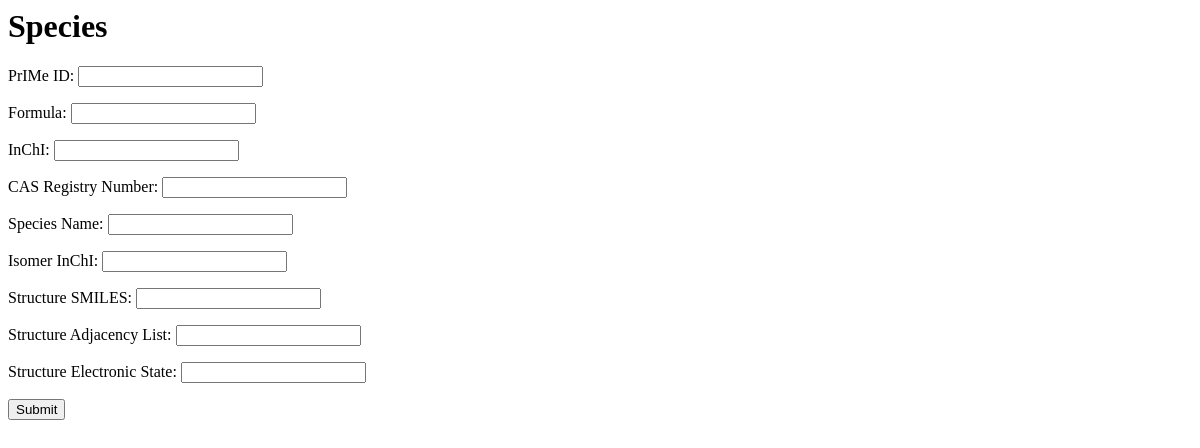
The app's page /species_search/, older data.
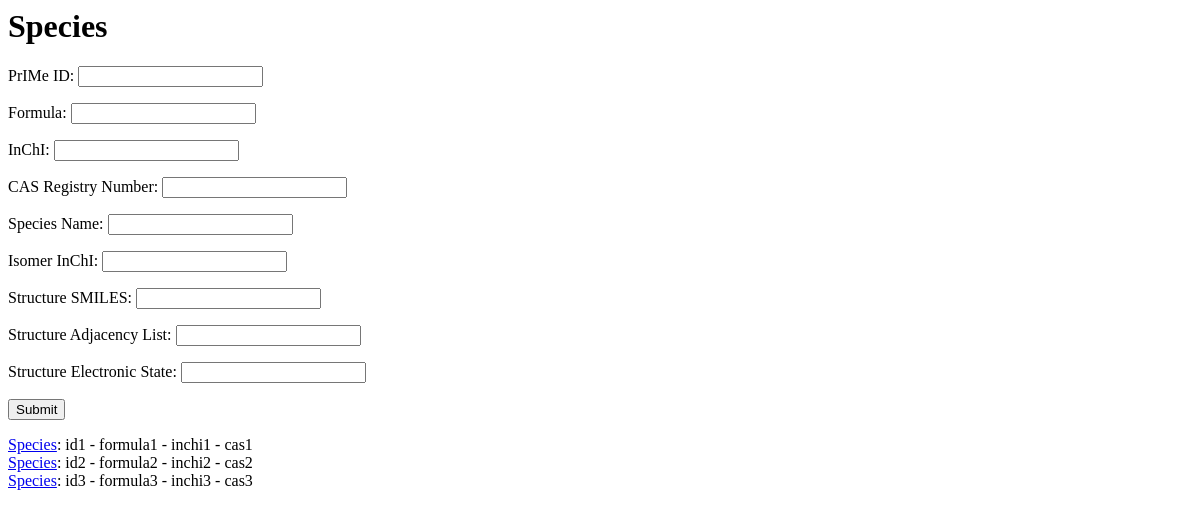
The same page, newer data.
### database/models/reaction_species.py (models this page shows, shortened)
class Species(models.Model):
    sPrimeID = models.CharField('PrIMe ID', max_length=9)
    formula = models.CharField(blank=True, max_length=50)
    inchi = models.CharField('InChI', blank=True, max_length=500)
    cas = models.CharField('CAS Registry Number', blank=True, max_length=400)
    class Meta:
        ordering = ('sPrimeID',)
        verbose_name_plural = "Species"

### database/templates/database/species_filter.html
<h1>Species</h1>
{% block content %}
    <form action="" method="get">
        {{ filter.form.as_p }}
        <input type="submit" />
    </form>
    {% for species in filter.qs %}
        <a href="{% url "species-detail" species.pk %}">Species</a>: {{ species.sPrimeID }} - {{ species.formula }} - {{ species.inchi }} - {{ species.cas }}<br/>
    {% endfor %}
{% endblock %}

Row changes from the older to the newer data that the page shows:
added Species: sPrimeID "id1", formula "formula1", inchi "inchi1", cas "cas1"
added Species: sPrimeID "id2", formula "formula2", inchi "inchi2", cas "cas2"
added Species: sPrimeID "id3", formula "formula3", inchi "inchi3", cas "cas3"
